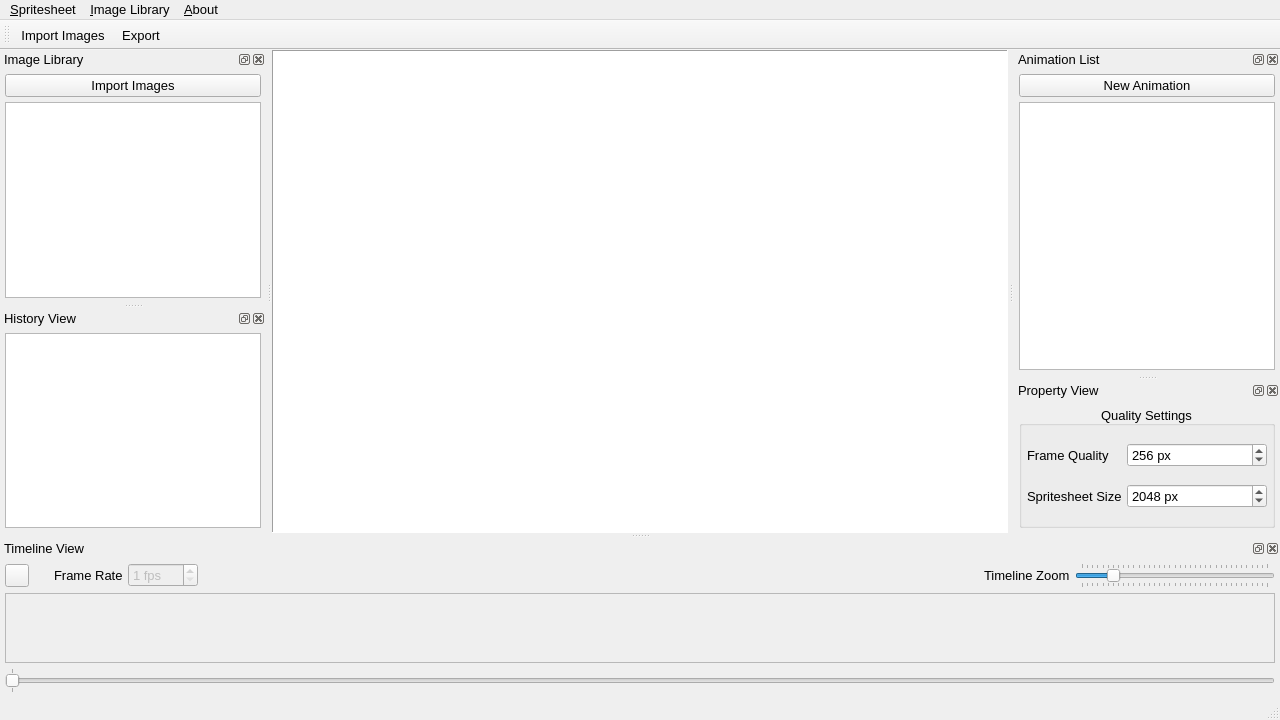
<?xml version="1.0" encoding="UTF-8"?>
<ui version="4.0">
 <class>MainWindow</class>
 <widget class="QMainWindow" name="MainWindow">
  <property name="geometry">
   <rect>
    <x>0</x>
    <y>0</y>
    <width>1280</width>
    <height>720</height>
   </rect>
  </property>
  <property name="font">
   <font>
    <family>Segoe UI</family>
    <pointsize>10</pointsize>
    <weight>50</weight>
    <bold>false</bold>
   </font>
  </property>
  <property name="windowTitle">
   <string> [*] - SR Spritesheet Animator v2020.09.01</string>
  </property>
  <property name="windowIcon">
   <iconset resource="../Resources/ResourceFile.qrc">
    <normaloff>:/Res/Images/icon.png</normaloff>:/Res/Images/icon.png</iconset>
  </property>
  <property name="dockNestingEnabled">
   <bool>true</bool>
  </property>
  <property name="dockOptions">
   <set>QMainWindow::AllowNestedDocks|QMainWindow::AllowTabbedDocks|QMainWindow::AnimatedDocks|QMainWindow::GroupedDragging</set>
  </property>
  <property name="unifiedTitleAndToolBarOnMac">
   <bool>true</bool>
  </property>
  <widget class="QWidget" name="centralWidget">
   <layout class="QGridLayout" name="gridLayout">
    <property name="leftMargin">
     <number>0</number>
    </property>
    <property name="topMargin">
     <number>0</number>
    </property>
    <property name="rightMargin">
     <number>0</number>
    </property>
    <property name="bottomMargin">
     <number>0</number>
    </property>
    <property name="spacing">
     <number>0</number>
    </property>
    <item row="1" column="0">
     <widget class="AnimationPreview" name="m_GfxPreview">
      <property name="sizePolicy">
       <sizepolicy hsizetype="Preferred" vsizetype="Preferred">
        <horstretch>0</horstretch>
        <verstretch>0</verstretch>
       </sizepolicy>
      </property>
      <property name="frameShape">
       <enum>QFrame::Panel</enum>
      </property>
      <property name="frameShadow">
       <enum>QFrame::Sunken</enum>
      </property>
      <property name="lineWidth">
       <number>1</number>
      </property>
      <property name="midLineWidth">
       <number>1</number>
      </property>
      <property name="verticalScrollBarPolicy">
       <enum>Qt::ScrollBarAlwaysOff</enum>
      </property>
      <property name="horizontalScrollBarPolicy">
       <enum>Qt::ScrollBarAlwaysOff</enum>
      </property>
      <property name="sizeAdjustPolicy">
       <enum>QAbstractScrollArea::AdjustToContentsOnFirstShow</enum>
      </property>
      <property name="viewportUpdateMode">
       <enum>QGraphicsView::FullViewportUpdate</enum>
      </property>
     </widget>
    </item>
   </layout>
  </widget>
  <widget class="QDockWidget" name="m_DockImageLibraryView">
   <property name="sizePolicy">
    <sizepolicy hsizetype="Preferred" vsizetype="Expanding">
     <horstretch>0</horstretch>
     <verstretch>0</verstretch>
    </sizepolicy>
   </property>
   <property name="features">
    <set>QDockWidget::AllDockWidgetFeatures</set>
   </property>
   <property name="windowTitle">
    <string>Image Library</string>
   </property>
   <attribute name="dockWidgetArea">
    <number>1</number>
   </attribute>
   <widget class="QWidget" name="dockWidgetContents">
    <layout class="QGridLayout" name="gridLayout_2">
     <property name="leftMargin">
      <number>5</number>
     </property>
     <property name="topMargin">
      <number>5</number>
     </property>
     <property name="rightMargin">
      <number>5</number>
     </property>
     <property name="bottomMargin">
      <number>5</number>
     </property>
     <property name="spacing">
      <number>5</number>
     </property>
     <item row="1" column="0">
      <widget class="ImageLibrary" name="m_ImageLibrary">
       <property name="contextMenuPolicy">
        <enum>Qt::CustomContextMenu</enum>
       </property>
       <property name="frameShadow">
        <enum>QFrame::Plain</enum>
       </property>
       <property name="lineWidth">
        <number>2</number>
       </property>
       <property name="dragEnabled">
        <bool>true</bool>
       </property>
       <property name="dragDropOverwriteMode">
        <bool>false</bool>
       </property>
       <property name="dragDropMode">
        <enum>QAbstractItemView::InternalMove</enum>
       </property>
       <property name="defaultDropAction">
        <enum>Qt::TargetMoveAction</enum>
       </property>
       <property name="alternatingRowColors">
        <bool>true</bool>
       </property>
       <property name="selectionMode">
        <enum>QAbstractItemView::ExtendedSelection</enum>
       </property>
       <property name="uniformRowHeights">
        <bool>true</bool>
       </property>
       <property name="animated">
        <bool>true</bool>
       </property>
       <property name="headerHidden">
        <bool>true</bool>
       </property>
       <column>
        <property name="text">
         <string>Images</string>
        </property>
       </column>
      </widget>
     </item>
     <item row="0" column="0">
      <widget class="QPushButton" name="m_BtnImportImages">
       <property name="text">
        <string>Import Images</string>
       </property>
      </widget>
     </item>
    </layout>
   </widget>
  </widget>
  <widget class="QDockWidget" name="m_AnimationListDock">
   <property name="sizePolicy">
    <sizepolicy hsizetype="Preferred" vsizetype="Expanding">
     <horstretch>0</horstretch>
     <verstretch>0</verstretch>
    </sizepolicy>
   </property>
   <property name="features">
    <set>QDockWidget::AllDockWidgetFeatures</set>
   </property>
   <property name="windowTitle">
    <string>Animation List</string>
   </property>
   <attribute name="dockWidgetArea">
    <number>2</number>
   </attribute>
   <widget class="QWidget" name="dockWidgetContents_3">
    <layout class="QGridLayout" name="gridLayout_4">
     <property name="leftMargin">
      <number>5</number>
     </property>
     <property name="topMargin">
      <number>5</number>
     </property>
     <property name="rightMargin">
      <number>5</number>
     </property>
     <property name="bottomMargin">
      <number>5</number>
     </property>
     <property name="spacing">
      <number>5</number>
     </property>
     <item row="1" column="0">
      <widget class="QListView" name="m_AnimationList">
       <property name="contextMenuPolicy">
        <enum>Qt::CustomContextMenu</enum>
       </property>
       <property name="editTriggers">
        <set>QAbstractItemView::NoEditTriggers</set>
       </property>
       <property name="dragDropMode">
        <enum>QAbstractItemView::NoDragDrop</enum>
       </property>
       <property name="defaultDropAction">
        <enum>Qt::IgnoreAction</enum>
       </property>
       <property name="alternatingRowColors">
        <bool>false</bool>
       </property>
       <property name="selectionBehavior">
        <enum>QAbstractItemView::SelectRows</enum>
       </property>
       <property name="resizeMode">
        <enum>QListView::Adjust</enum>
       </property>
       <property name="uniformItemSizes">
        <bool>false</bool>
       </property>
       <property name="selectionRectVisible">
        <bool>false</bool>
       </property>
      </widget>
     </item>
     <item row="0" column="0">
      <widget class="QPushButton" name="m_BtnAddAnimation">
       <property name="text">
        <string>New Animation</string>
       </property>
      </widget>
     </item>
    </layout>
   </widget>
  </widget>
  <widget class="QMenuBar" name="menuBar">
   <property name="geometry">
    <rect>
     <x>0</x>
     <y>0</y>
     <width>1280</width>
     <height>23</height>
    </rect>
   </property>
   <property name="font">
    <font>
     <family>Segoe UI</family>
     <pointsize>10</pointsize>
     <weight>50</weight>
     <italic>false</italic>
     <bold>false</bold>
     <underline>false</underline>
    </font>
   </property>
   <widget class="QMenu" name="menuImageLibrary">
    <property name="title">
     <string>&amp;Image Library</string>
    </property>
    <addaction name="m_ActionImageLibraryNewFolder"/>
    <addaction name="m_ActionImportImages"/>
    <addaction name="m_ActionRemoveImages"/>
   </widget>
   <widget class="QMenu" name="menuProject">
    <property name="title">
     <string>&amp;Spritesheet</string>
    </property>
    <property name="separatorsCollapsible">
     <bool>true</bool>
    </property>
    <property name="toolTipsVisible">
     <bool>false</bool>
    </property>
    <addaction name="m_ActionNewAnimation"/>
    <addaction name="m_ActionProjectRename"/>
    <addaction name="separator"/>
    <addaction name="separator"/>
    <addaction name="m_ActionProjectSave"/>
    <addaction name="m_ActionExportSpritesheet"/>
   </widget>
   <widget class="QMenu" name="menuAbout">
    <property name="title">
     <string>&amp;About</string>
    </property>
    <property name="toolTipsVisible">
     <bool>true</bool>
    </property>
    <addaction name="m_ActionShowWelcomeScreen"/>
    <addaction name="m_ActionAboutQt"/>
   </widget>
   <addaction name="menuProject"/>
   <addaction name="menuImageLibrary"/>
   <addaction name="menuAbout"/>
  </widget>
  <widget class="QDockWidget" name="m_DockTimelineView">
   <property name="sizePolicy">
    <sizepolicy hsizetype="MinimumExpanding" vsizetype="Preferred">
     <horstretch>0</horstretch>
     <verstretch>0</verstretch>
    </sizepolicy>
   </property>
   <property name="acceptDrops">
    <bool>true</bool>
   </property>
   <property name="features">
    <set>QDockWidget::AllDockWidgetFeatures</set>
   </property>
   <property name="windowTitle">
    <string>Timeline View</string>
   </property>
   <attribute name="dockWidgetArea">
    <number>8</number>
   </attribute>
   <widget class="QWidget" name="dockWidgetContents_5">
    <layout class="QGridLayout" name="gridLayout_8">
     <property name="leftMargin">
      <number>0</number>
     </property>
     <property name="topMargin">
      <number>0</number>
     </property>
     <property name="rightMargin">
      <number>0</number>
     </property>
     <property name="bottomMargin">
      <number>0</number>
     </property>
     <property name="spacing">
      <number>0</number>
     </property>
     <item row="0" column="0">
      <widget class="QSplitter" name="splitter">
       <property name="orientation">
        <enum>Qt::Horizontal</enum>
       </property>
       <widget class="QWidget" name="m_HolderTimeline" native="true">
        <layout class="QGridLayout" name="gridLayout_6">
         <property name="leftMargin">
          <number>5</number>
         </property>
         <property name="topMargin">
          <number>5</number>
         </property>
         <property name="rightMargin">
          <number>5</number>
         </property>
         <property name="bottomMargin">
          <number>5</number>
         </property>
         <property name="spacing">
          <number>5</number>
         </property>
         <item row="0" column="7">
          <widget class="QSlider" name="m_TimelineFrameSizeSlider">
           <property name="sizePolicy">
            <sizepolicy hsizetype="Preferred" vsizetype="Fixed">
             <horstretch>0</horstretch>
             <verstretch>0</verstretch>
            </sizepolicy>
           </property>
           <property name="minimumSize">
            <size>
             <width>200</width>
             <height>0</height>
            </size>
           </property>
           <property name="minimum">
            <number>40</number>
           </property>
           <property name="maximum">
            <number>400</number>
           </property>
           <property name="value">
            <number>100</number>
           </property>
           <property name="orientation">
            <enum>Qt::Horizontal</enum>
           </property>
           <property name="invertedAppearance">
            <bool>false</bool>
           </property>
           <property name="tickPosition">
            <enum>QSlider::TicksBothSides</enum>
           </property>
           <property name="tickInterval">
            <number>10</number>
           </property>
          </widget>
         </item>
         <item row="0" column="3">
          <widget class="QLabel" name="label_3">
           <property name="text">
            <string>Frame Rate</string>
           </property>
          </widget>
         </item>
         <item row="0" column="2">
          <spacer name="horizontalSpacer">
           <property name="orientation">
            <enum>Qt::Horizontal</enum>
           </property>
           <property name="sizeType">
            <enum>QSizePolicy::Fixed</enum>
           </property>
           <property name="sizeHint" stdset="0">
            <size>
             <width>15</width>
             <height>20</height>
            </size>
           </property>
          </spacer>
         </item>
         <item row="0" column="1">
          <widget class="QToolButton" name="m_TimelinePlayButton">
           <property name="text">
            <string/>
           </property>
          </widget>
         </item>
         <item row="0" column="5">
          <spacer name="horizontalSpacer_2">
           <property name="orientation">
            <enum>Qt::Horizontal</enum>
           </property>
           <property name="sizeHint" stdset="0">
            <size>
             <width>40</width>
             <height>20</height>
            </size>
           </property>
          </spacer>
         </item>
         <item row="0" column="4">
          <widget class="QSpinBox" name="m_TimelineFpsSpinbox">
           <property name="enabled">
            <bool>false</bool>
           </property>
           <property name="suffix">
            <string> fps</string>
           </property>
           <property name="minimum">
            <number>1</number>
           </property>
           <property name="maximum">
            <number>240</number>
           </property>
          </widget>
         </item>
         <item row="3" column="1" colspan="7">
          <widget class="QSlider" name="m_MiniScrubber">
           <property name="maximum">
            <number>0</number>
           </property>
           <property name="tracking">
            <bool>false</bool>
           </property>
           <property name="orientation">
            <enum>Qt::Horizontal</enum>
           </property>
           <property name="invertedAppearance">
            <bool>false</bool>
           </property>
           <property name="tickPosition">
            <enum>QSlider::TicksBothSides</enum>
           </property>
          </widget>
         </item>
         <item row="0" column="6">
          <widget class="QLabel" name="label_2">
           <property name="text">
            <string>Timeline Zoom</string>
           </property>
          </widget>
         </item>
         <item row="2" column="1" colspan="7">
          <widget class="QScrollArea" name="m_Timeline">
           <property name="lineWidth">
            <number>2</number>
           </property>
           <property name="verticalScrollBarPolicy">
            <enum>Qt::ScrollBarAlwaysOff</enum>
           </property>
           <property name="horizontalScrollBarPolicy">
            <enum>Qt::ScrollBarAsNeeded</enum>
           </property>
           <property name="sizeAdjustPolicy">
            <enum>QAbstractScrollArea::AdjustToContents</enum>
           </property>
           <property name="widgetResizable">
            <bool>true</bool>
           </property>
           <property name="alignment">
            <set>Qt::AlignCenter</set>
           </property>
           <widget class="Timeline" name="m_TimelineFrames">
            <property name="geometry">
             <rect>
              <x>0</x>
              <y>0</y>
              <width>1268</width>
              <height>69</height>
             </rect>
            </property>
            <property name="sizePolicy">
             <sizepolicy hsizetype="Preferred" vsizetype="Expanding">
              <horstretch>0</horstretch>
              <verstretch>0</verstretch>
             </sizepolicy>
            </property>
           </widget>
          </widget>
         </item>
        </layout>
       </widget>
      </widget>
     </item>
    </layout>
   </widget>
  </widget>
  <widget class="QDockWidget" name="m_DockPropertyView">
   <property name="enabled">
    <bool>true</bool>
   </property>
   <property name="sizePolicy">
    <sizepolicy hsizetype="Minimum" vsizetype="Minimum">
     <horstretch>0</horstretch>
     <verstretch>0</verstretch>
    </sizepolicy>
   </property>
   <property name="features">
    <set>QDockWidget::AllDockWidgetFeatures</set>
   </property>
   <property name="windowTitle">
    <string>Property View</string>
   </property>
   <attribute name="dockWidgetArea">
    <number>2</number>
   </attribute>
   <widget class="QWidget" name="dockWidgetContents_2">
    <property name="sizePolicy">
     <sizepolicy hsizetype="Minimum" vsizetype="Minimum">
      <horstretch>0</horstretch>
      <verstretch>0</verstretch>
     </sizepolicy>
    </property>
    <layout class="QGridLayout" name="gridLayout_3">
     <property name="leftMargin">
      <number>5</number>
     </property>
     <property name="topMargin">
      <number>5</number>
     </property>
     <property name="rightMargin">
      <number>5</number>
     </property>
     <property name="bottomMargin">
      <number>5</number>
     </property>
     <property name="spacing">
      <number>5</number>
     </property>
     <item row="0" column="0">
      <widget class="QGroupBox" name="m_SpritesheetSettings">
       <property name="sizePolicy">
        <sizepolicy hsizetype="Minimum" vsizetype="Minimum">
         <horstretch>0</horstretch>
         <verstretch>0</verstretch>
        </sizepolicy>
       </property>
       <property name="title">
        <string>Quality Settings</string>
       </property>
       <property name="alignment">
        <set>Qt::AlignBottom|Qt::AlignHCenter</set>
       </property>
       <property name="flat">
        <bool>false</bool>
       </property>
       <property name="checkable">
        <bool>false</bool>
       </property>
       <layout class="QGridLayout" name="gridLayout_7">
        <property name="leftMargin">
         <number>5</number>
        </property>
        <property name="topMargin">
         <number>5</number>
        </property>
        <property name="rightMargin">
         <number>5</number>
        </property>
        <property name="bottomMargin">
         <number>5</number>
        </property>
        <property name="spacing">
         <number>5</number>
        </property>
        <item row="1" column="0">
         <widget class="QLabel" name="m_ImageSizeLabel">
          <property name="text">
           <string>Spritesheet Size</string>
          </property>
         </widget>
        </item>
        <item row="1" column="1">
         <widget class="QSpinBox" name="m_QualitySpritesheetSize">
          <property name="sizePolicy">
           <sizepolicy hsizetype="Expanding" vsizetype="Fixed">
            <horstretch>0</horstretch>
            <verstretch>0</verstretch>
           </sizepolicy>
          </property>
          <property name="suffix">
           <string> px</string>
          </property>
          <property name="minimum">
           <number>512</number>
          </property>
          <property name="maximum">
           <number>16384</number>
          </property>
          <property name="singleStep">
           <number>512</number>
          </property>
          <property name="stepType">
           <enum>QAbstractSpinBox::DefaultStepType</enum>
          </property>
          <property name="value">
           <number>2048</number>
          </property>
         </widget>
        </item>
        <item row="0" column="1">
         <widget class="QSpinBox" name="m_QualityFrameSize">
          <property name="suffix">
           <string> px</string>
          </property>
          <property name="minimum">
           <number>16</number>
          </property>
          <property name="maximum">
           <number>16384</number>
          </property>
          <property name="singleStep">
           <number>32</number>
          </property>
          <property name="value">
           <number>256</number>
          </property>
         </widget>
        </item>
        <item row="0" column="0">
         <widget class="QLabel" name="m_FrameSizeLabel">
          <property name="text">
           <string>Frame Quality</string>
          </property>
         </widget>
        </item>
       </layout>
      </widget>
     </item>
    </layout>
   </widget>
  </widget>
  <widget class="QDockWidget" name="m_DockHistoryView">
   <property name="features">
    <set>QDockWidget::AllDockWidgetFeatures</set>
   </property>
   <property name="windowTitle">
    <string>History View</string>
   </property>
   <attribute name="dockWidgetArea">
    <number>1</number>
   </attribute>
   <widget class="QWidget" name="dockWidgetContents_4">
    <layout class="QGridLayout" name="gridLayout_5">
     <property name="leftMargin">
      <number>5</number>
     </property>
     <property name="topMargin">
      <number>5</number>
     </property>
     <property name="rightMargin">
      <number>5</number>
     </property>
     <property name="bottomMargin">
      <number>5</number>
     </property>
     <property name="spacing">
      <number>5</number>
     </property>
     <item row="0" column="0">
      <widget class="QUndoView" name="m_UndoView"/>
     </item>
    </layout>
   </widget>
  </widget>
  <widget class="QToolBar" name="toolBar">
   <property name="windowTitle">
    <string>SRSA Toolbar</string>
   </property>
   <property name="orientation">
    <enum>Qt::Horizontal</enum>
   </property>
   <attribute name="toolBarArea">
    <enum>TopToolBarArea</enum>
   </attribute>
   <attribute name="toolBarBreak">
    <bool>false</bool>
   </attribute>
   <addaction name="m_ActionImportImages"/>
   <addaction name="m_ActionExportSpritesheet"/>
  </widget>
  <widget class="QStatusBar" name="m_StatusBar">
   <property name="font">
    <font>
     <pointsize>8</pointsize>
    </font>
   </property>
  </widget>
  <action name="m_ActionProjectSave">
   <property name="icon">
    <iconset resource="../Resources/ResourceFile.qrc">
     <normaloff>:/Res/Images/Icons/save.png</normaloff>:/Res/Images/Icons/save.png</iconset>
   </property>
   <property name="text">
    <string>Save</string>
   </property>
   <property name="toolTip">
    <string>Saved the currently open project.</string>
   </property>
   <property name="shortcut">
    <string>Ctrl+S</string>
   </property>
  </action>
  <action name="m_ActionImportImages">
   <property name="text">
    <string>Import Images</string>
   </property>
   <property name="shortcut">
    <string>Ctrl+I</string>
   </property>
  </action>
  <action name="m_ActionImageLibraryNewFolder">
   <property name="text">
    <string>New Folder</string>
   </property>
   <property name="shortcut">
    <string>Ctrl+Shift+I</string>
   </property>
  </action>
  <action name="m_ActionProjectRename">
   <property name="text">
    <string>Rename Project</string>
   </property>
   <property name="shortcut">
    <string>Ctrl+R</string>
   </property>
  </action>
  <action name="m_ActionShowWelcomeScreen">
   <property name="icon">
    <iconset resource="../Resources/ResourceFile.qrc">
     <normaloff>:/Res/Images/reefy_profile_no_bg.png</normaloff>:/Res/Images/reefy_profile_no_bg.png</iconset>
   </property>
   <property name="text">
    <string>Show Welcome Screen</string>
   </property>
   <property name="shortcut">
    <string>Ctrl+W</string>
   </property>
  </action>
  <action name="m_ActionNewAnimation">
   <property name="text">
    <string>New Animation</string>
   </property>
   <property name="shortcut">
    <string>Ctrl+N</string>
   </property>
  </action>
  <action name="m_ActionAboutQt">
   <property name="text">
    <string>About Qt</string>
   </property>
   <property name="shortcut">
    <string>Ctrl+Shift+W</string>
   </property>
  </action>
  <action name="m_ActionExportSpritesheet">
   <property name="text">
    <string>Export</string>
   </property>
   <property name="toolTip">
    <string>Export</string>
   </property>
   <property name="shortcut">
    <string>Ctrl+E</string>
   </property>
  </action>
  <action name="m_ActionRemoveImages">
   <property name="text">
    <string>Remove Images</string>
   </property>
  </action>
  <zorder>m_DockTimelineView</zorder>
  <zorder>m_DockHistoryView</zorder>
  <zorder>m_AnimationListDock</zorder>
  <zorder>m_DockPropertyView</zorder>
 </widget>
 <layoutdefault spacing="6" margin="11"/>
 <customwidgets>
  <customwidget>
   <class>AnimationPreview</class>
   <extends>QGraphicsView</extends>
   <header>UI/sr_animation_preview.hpp</header>
  </customwidget>
  <customwidget>
   <class>ImageLibrary</class>
   <extends>QTreeWidget</extends>
   <header>UI/sr_image_library.hpp</header>
   <slots>
    <slot>onImportImages()</slot>
    <slot>removeSelectedItems()</slot>
   </slots>
  </customwidget>
  <customwidget>
   <class>Timeline</class>
   <extends>QWidget</extends>
   <header>UI/sr_timeline.hpp</header>
   <container>1</container>
   <slots>
    <slot>onFrameSizeSet(int)</slot>
   </slots>
  </customwidget>
 </customwidgets>
 <resources>
  <include location="../Resources/ResourceFile.qrc"/>
 </resources>
 <connections>
  <connection>
   <sender>m_ActionProjectSave</sender>
   <signal>triggered()</signal>
   <receiver>MainWindow</receiver>
   <slot>onSaveProject()</slot>
   <hints>
    <hint type="sourcelabel">
     <x>-1</x>
     <y>-1</y>
    </hint>
    <hint type="destinationlabel">
     <x>639</x>
     <y>359</y>
    </hint>
   </hints>
  </connection>
  <connection>
   <sender>m_ActionShowWelcomeScreen</sender>
   <signal>triggered()</signal>
   <receiver>MainWindow</receiver>
   <slot>onShowWelcomeScreen()</slot>
   <hints>
    <hint type="sourcelabel">
     <x>-1</x>
     <y>-1</y>
    </hint>
    <hint type="destinationlabel">
     <x>639</x>
     <y>359</y>
    </hint>
   </hints>
  </connection>
  <connection>
   <sender>m_BtnImportImages</sender>
   <signal>clicked()</signal>
   <receiver>m_ActionImportImages</receiver>
   <slot>trigger()</slot>
   <hints>
    <hint type="sourcelabel">
     <x>132</x>
     <y>93</y>
    </hint>
    <hint type="destinationlabel">
     <x>-1</x>
     <y>-1</y>
    </hint>
   </hints>
  </connection>
  <connection>
   <sender>m_ActionNewAnimation</sender>
   <signal>triggered()</signal>
   <receiver>MainWindow</receiver>
   <slot>onAnimationNew()</slot>
   <hints>
    <hint type="sourcelabel">
     <x>-1</x>
     <y>-1</y>
    </hint>
    <hint type="destinationlabel">
     <x>639</x>
     <y>359</y>
    </hint>
   </hints>
  </connection>
  <connection>
   <sender>m_BtnAddAnimation</sender>
   <signal>clicked()</signal>
   <receiver>m_ActionNewAnimation</receiver>
   <slot>trigger()</slot>
   <hints>
    <hint type="sourcelabel">
     <x>172</x>
     <y>405</y>
    </hint>
    <hint type="destinationlabel">
     <x>-1</x>
     <y>-1</y>
    </hint>
   </hints>
  </connection>
  <connection>
   <sender>m_ActionRemoveImages</sender>
   <signal>triggered()</signal>
   <receiver>m_ImageLibrary</receiver>
   <slot>removeSelectedItems()</slot>
   <hints>
    <hint type="sourcelabel">
     <x>-1</x>
     <y>-1</y>
    </hint>
    <hint type="destinationlabel">
     <x>132</x>
     <y>222</y>
    </hint>
   </hints>
  </connection>
 </connections>
 <slots>
  <slot>onFileOpenClick()</slot>
  <slot>onSaveProject()</slot>
  <slot>onShowWelcomeScreen()</slot>
  <slot>onAnimationNew()</slot>
  <slot>onFrameSelected(QModelIndex)</slot>
 </slots>
</ui>
